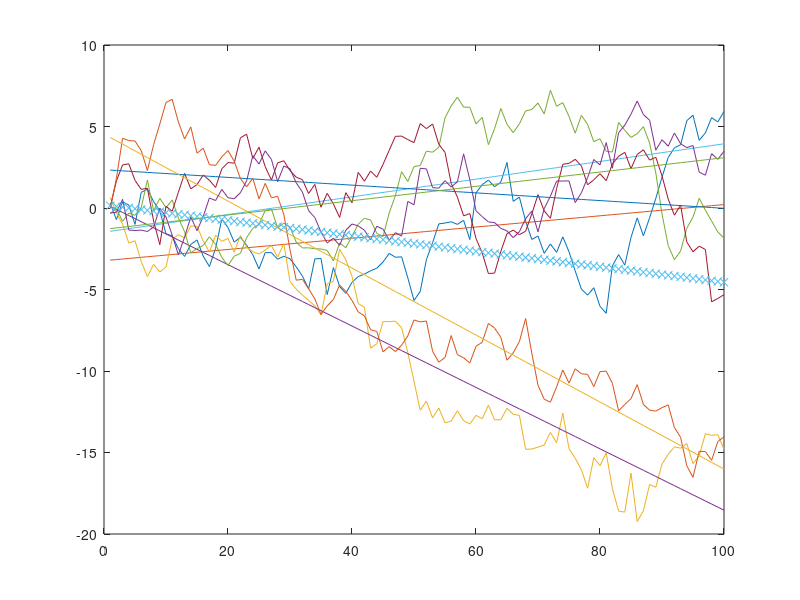

This chart was generated by the following MATLAB code:
function Q2_3
    clc;

    repeat = 6;
    result = zeros(repeat,100);
    beta = zeros(repeat,2);
    t = zeros;
    z = zeros(2,100);
    for i=1:100
        t(i) = i;
        z(1,i) = 1;
        z(2,i) = i;
    end
    
    hold off;
    for i=1:repeat
        x = random_walk;
        result(i,:) = x;
        plot (t,x);
        hold on;
        
        beta(i,:) = inv(z*z')*z*x;
        y = beta(i,1)+beta(i,2)*t;
        plot(t,y);
        hold on;
    end
    
    mean_f = mean(beta(:,1))+ mean(beta(:,2))*t;
    plot(t,mean_f,'x');
    hold on;
    
    fprintf('The mean function is u=%.5ft.\n',mean(beta(:,2)));
end

function x = random_walk
    n = 100;                  % Number of data points
    delta = 0.01;             % Drift
    x = delta + randn(n,1);   % White noise + drift
    x = cumsum(x); 
end